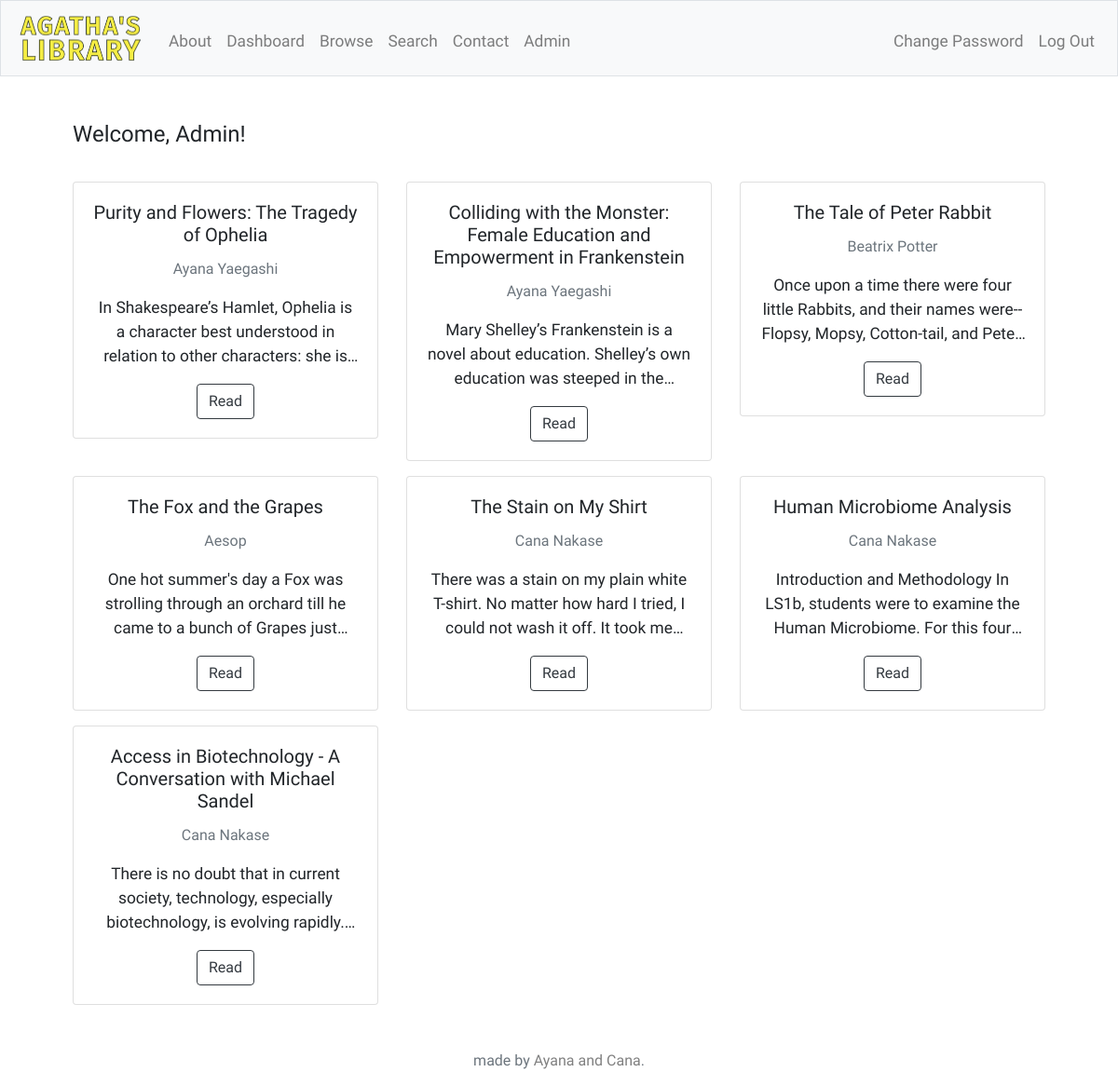
Page /browse (signed in) on the committed database.
### tables this page shows
CREATE TABLE 'stories' ('story_id' INTEGER PRIMARY KEY AUTOINCREMENT NOT NULL, 'title' TEXT, 'story' TEXT,'clicks' INTEGER, 'finished' INTEGER, 'author_id' INTEGER, FOREIGN KEY('author_id') REFERENCES 'authors'('author_id'));

CREATE TABLE 'authors'('author_id' INTEGER PRIMARY KEY AUTOINCREMENT NOT NULL, 'name' TEXT, first_name[text], last_name[TEXT]);

### application.py (the view)
@app.route("/browse", methods=["GET", "POST"])
def browse():
    if request.method == "POST":
        story_id = request.form.get("story_id")
        story = db.execute("SELECT story_id, title, story, name FROM stories JOIN authors ON stories.author_id = authors.author_id WHERE story_id = :id", id=story_id)
        db.execute("UPDATE stories SET clicks=(clicks+1) WHERE story_id=:id", id=story_id)
        if session.get("user_id") is None:
            return render_template("display.html", story=story, story_id=story_id, exceptions=exceptions)
        else:
            rows = db.execute("SELECT * FROM favorites WHERE story_id=:story_id AND user_id=:user_id;", story_id=story_id, user_id=session["user_id"])
            if len(rows) != 0:
                liked = True
            else:
                liked = False
            return render_template("display.html", story=story, story_id=story_id, liked=liked, exceptions=exceptions)
    else:
        first_name = ""
        if not session.get("user_id") is None:
            first_name = session["first_name"]
        stories = db.execute("SELECT story_id, title, story, name FROM stories JOIN authors ON stories.author_id = authors.author_id ORDER BY clicks DESC;")
        story_num = len(stories)
        if (story_num < 3):
            rows = 1
        else:
            rows = int(story_num/3)
            if (story_num % 3 != 0):
                rows += 1
        return render_template("browse.html", stories=stories, rows=rows, length=story_num, first_name=first_name)

### application.py (called while the page is built)
@app.after_request
def after_request(response):
    response.headers["Cache-Control"] = "no-cache, no-store, must-revalidate"
    response.headers["Expires"] = 0
    response.headers["Pragma"] = "no-cache"
    return response

### templates/browse.html (shortened to what this page needs)
{% extends "layout.html" %}
{% block main %}
    {% if session.user_id %}
    <h4 class="left" style="margin-bottom: 20px">Welcome, {{ first_name }}!</h4>
    {% endif %}
    {% for row in range(rows) %}
    <div class="row" style="padding: 1em 0 0 0;">
        {% if length - row*3 >= 3 %}
        {% for i in range(3) %}
        <div class="col-sm-4">
            <div class="card">
                <div class="card-body">
                    <h5 class="card-title">{{ stories[i + row*3]["title"] }}</h5>
                    <p class="card-text"><small class="text-muted">{{ stories[i + row*3]["name"] }}</small></p>
                    <p class="preview">{{ stories[i + row*3]["story"] }}</p>
                    <form action="/browse" method="post">
                        <button class="btn btn-outline-dark" type="submit" name="story_id" value={{ stories[i + row*3]["story_id"] }}>Read</button>
                    </form>
                </div>
            </div>
        </div>
        {% endfor %}
        {% else %}
        {% for i in range(length - row*3) %}
        <div class="col-sm-4">
            <div class="card">
                <div class="card-body">
                    <h5 class="card-title">{{ stories[i + row*3]["title"] }}</h5>
                    <p class="card-text"><small class="text-muted">{{ stories[i + row*3]["name"] }}</small></p>
                    <p class="preview">{{ stories[i + row*3]["story"] }}</p>
                    <form action="/browse" method="post">
                        <button class="btn btn-outline-dark" type="submit" name="story_id" value={{ stories[i + row*3]["story_id"] }}>Read</button>
                    </form>
                </div>
            </div>
        </div>
        {% endfor %}
        {% endif %}
    </div>
    {% endfor %}
{% endblock %}

### static/styles.css (style rules this page uses)
.preview { overflow: hidden; display: -webkit-box; -webkit-line-clamp: 3; -webkit-box-orient: vertical; }
body { font-family: 'Amiri'; }
p { font-size: 13pt; }
.text-muted { font-size: 12pt; }
.left { text-align: left; }

### rows in the picture
stories: title "Purity and Flowers: The Tragedy of Ophelia", story "In Shakespeare’s Hamlet, Ophelia is a character best understood in relation to other characters: she…"
authors: name "Ayana Yaegashi" "Ayana Yaegashi"
stories: title "Colliding with the Monster: Female Education and Empowerment in Frankenstein", story "Mary Shelley’s Frankenstein is a novel about education. Shelley’s own education was steeped in…"
stories: title "The Tale of Peter Rabbit", story "Once upon a time there were four little Rabbits, and their names were-- Flopsy, Mopsy, Cotton-tail, and…"
authors: name "Beatrix Potter"
stories: title "The Fox and the Grapes", story "One hot summer's day a Fox was strolling through an orchard till he came to a bunch of Grapes…"
authors: name "Aesop"
stories: title "The Stain on My Shirt", story "There was a stain on my plain white T-shirt. No matter how hard I tried, I could not wash it off. It took…"
authors: name "Cana Nakase" "Cana Nakase", name "Cana Nakase"
stories: title "Human Microbiome Analysis", story "Introduction and Methodology In LS1b, students were to examine the Human Microbiome. For this…"
stories: title "Access in Biotechnology - A Conversation with Michael Sandel", story "There is no doubt that in current society, technology, especially biotechnology, is evolving…"

### other values in the picture
{{ first_name }} "Admin"
